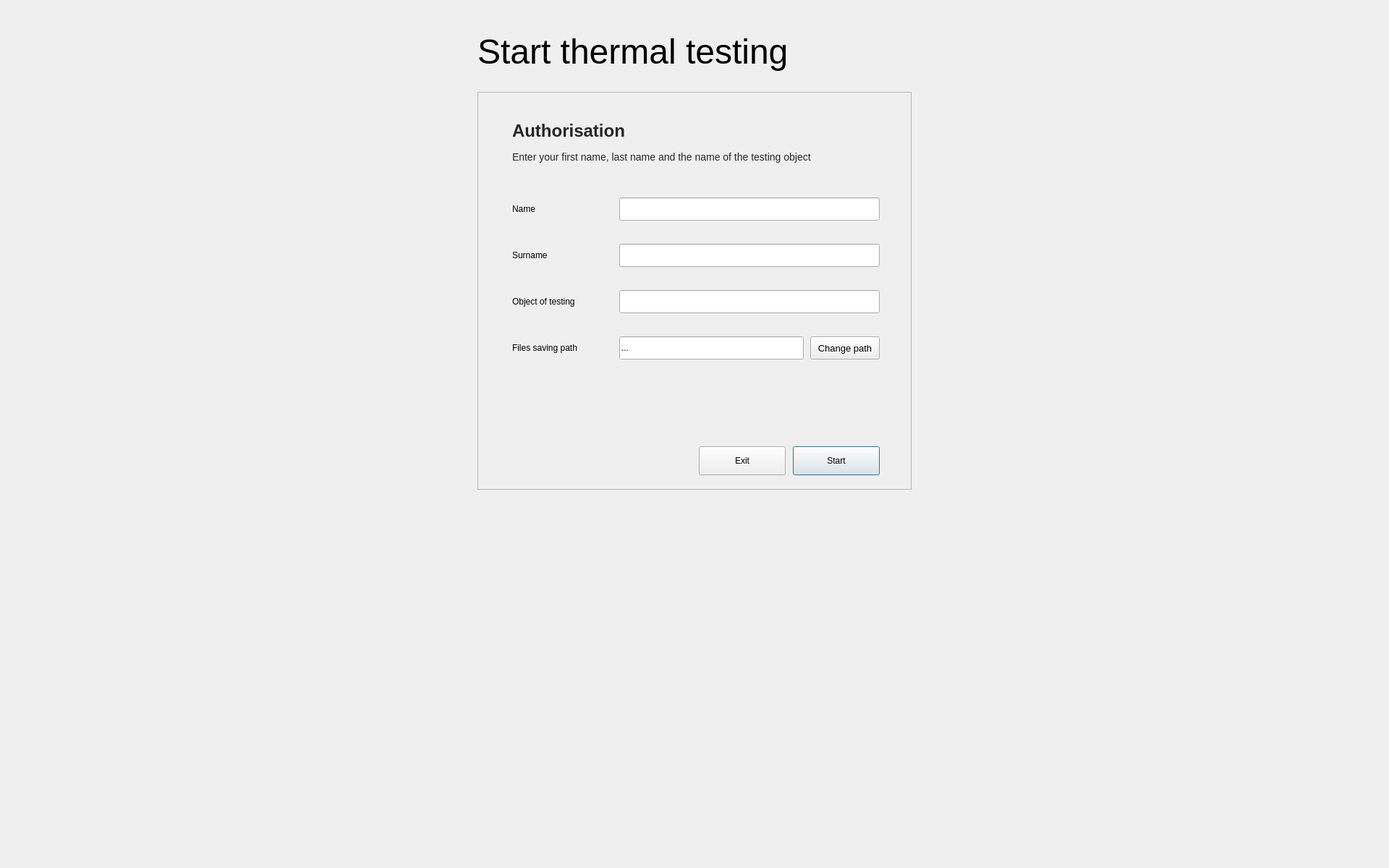
<?xml version="1.0" encoding="UTF-8"?>
<ui version="4.0">
 <class>StartDialog</class>
 <widget class="QDialog" name="StartDialog">
  <property name="windowModality">
   <enum>Qt::ApplicationModal</enum>
  </property>
  <property name="geometry">
   <rect>
    <x>0</x>
    <y>0</y>
    <width>1920</width>
    <height>1200</height>
   </rect>
  </property>
  <property name="sizePolicy">
   <sizepolicy hsizetype="Preferred" vsizetype="Preferred">
    <horstretch>0</horstretch>
    <verstretch>0</verstretch>
   </sizepolicy>
  </property>
  <property name="windowTitle">
   <string>Start thermal testing</string>
  </property>
  <property name="styleSheet">
   <string notr="true"/>
  </property>
  <property name="sizeGripEnabled">
   <bool>false</bool>
  </property>
  <layout class="QHBoxLayout" name="horizontalLayout">
   <item>
    <spacer name="horizontalSpacer">
     <property name="orientation">
      <enum>Qt::Horizontal</enum>
     </property>
     <property name="sizeHint" stdset="0">
      <size>
       <width>641</width>
       <height>20</height>
      </size>
     </property>
    </spacer>
   </item>
   <item>
    <layout class="QVBoxLayout" name="verticalLayout">
     <item>
      <spacer name="verticalSpacer">
       <property name="orientation">
        <enum>Qt::Vertical</enum>
       </property>
       <property name="sizeType">
        <enum>QSizePolicy::Minimum</enum>
       </property>
       <property name="sizeHint" stdset="0">
        <size>
         <width>20</width>
         <height>10</height>
        </size>
       </property>
      </spacer>
     </item>
     <item>
      <widget class="QLabel" name="StartTitle">
       <property name="sizePolicy">
        <sizepolicy hsizetype="Fixed" vsizetype="Fixed">
         <horstretch>0</horstretch>
         <verstretch>0</verstretch>
        </sizepolicy>
       </property>
       <property name="minimumSize">
        <size>
         <width>600</width>
         <height>100</height>
        </size>
       </property>
       <property name="styleSheet">
        <string notr="true">font-size: 36pt;</string>
       </property>
       <property name="text">
        <string>Start thermal testing</string>
       </property>
      </widget>
     </item>
     <item>
      <widget class="QFrame" name="Startframe">
       <property name="sizePolicy">
        <sizepolicy hsizetype="Fixed" vsizetype="Fixed">
         <horstretch>0</horstretch>
         <verstretch>0</verstretch>
        </sizepolicy>
       </property>
       <property name="minimumSize">
        <size>
         <width>600</width>
         <height>550</height>
        </size>
       </property>
       <property name="styleSheet">
        <string notr="true"/>
       </property>
       <property name="frameShape">
        <enum>QFrame::StyledPanel</enum>
       </property>
       <property name="frameShadow">
        <enum>QFrame::Raised</enum>
       </property>
       <widget class="QPushButton" name="StartStartButton">
        <property name="geometry">
         <rect>
          <x>436</x>
          <y>490</y>
          <width>120</width>
          <height>40</height>
         </rect>
        </property>
        <property name="sizePolicy">
         <sizepolicy hsizetype="Fixed" vsizetype="Fixed">
          <horstretch>0</horstretch>
          <verstretch>0</verstretch>
         </sizepolicy>
        </property>
        <property name="styleSheet">
         <string notr="true"/>
        </property>
        <property name="text">
         <string>Start</string>
        </property>
       </widget>
       <widget class="QLabel" name="StartAuthorisationTitle">
        <property name="geometry">
         <rect>
          <x>48</x>
          <y>40</y>
          <width>508</width>
          <height>72</height>
         </rect>
        </property>
        <property name="styleSheet">
         <string notr="true"/>
        </property>
        <property name="text">
         <string>&lt;html&gt;&lt;head/&gt;&lt;body&gt;&lt;p&gt;&lt;span style=&quot; font-size:24px; font-weight:600; color:#252525;&quot;&gt;Authorisation&lt;br/&gt;&lt;/span&gt;&lt;br/&gt;&lt;span style=&quot; font-size:14px; color:#252525;&quot;&gt;Enter your first name, last name and the name of the testing object&lt;br/&gt;&lt;/span&gt;&lt;/p&gt;&lt;/body&gt;&lt;/html&gt;</string>
        </property>
       </widget>
       <widget class="QLineEdit" name="StartNameLineEdit">
        <property name="geometry">
         <rect>
          <x>196</x>
          <y>146</y>
          <width>360</width>
          <height>32</height>
         </rect>
        </property>
        <property name="styleSheet">
         <string notr="true"/>
        </property>
       </widget>
       <widget class="QLineEdit" name="StartSurnameLineEdit">
        <property name="geometry">
         <rect>
          <x>196</x>
          <y>210</y>
          <width>360</width>
          <height>32</height>
         </rect>
        </property>
        <property name="styleSheet">
         <string notr="true"/>
        </property>
       </widget>
       <widget class="QLineEdit" name="StartObjectLineEdit">
        <property name="geometry">
         <rect>
          <x>196</x>
          <y>274</y>
          <width>360</width>
          <height>32</height>
         </rect>
        </property>
        <property name="styleSheet">
         <string notr="true"/>
        </property>
       </widget>
       <widget class="QPushButton" name="StartExitButton">
        <property name="geometry">
         <rect>
          <x>306</x>
          <y>490</y>
          <width>120</width>
          <height>40</height>
         </rect>
        </property>
        <property name="sizePolicy">
         <sizepolicy hsizetype="Fixed" vsizetype="Fixed">
          <horstretch>0</horstretch>
          <verstretch>0</verstretch>
         </sizepolicy>
        </property>
        <property name="styleSheet">
         <string notr="true"/>
        </property>
        <property name="text">
         <string>Exit</string>
        </property>
       </widget>
       <widget class="QLabel" name="StartNameLabel">
        <property name="geometry">
         <rect>
          <x>48</x>
          <y>146</y>
          <width>110</width>
          <height>32</height>
         </rect>
        </property>
        <property name="whatsThis">
         <string>&lt;html&gt;&lt;head/&gt;&lt;body&gt;&lt;p&gt;&lt;br/&gt;&lt;/p&gt;&lt;/body&gt;&lt;/html&gt;</string>
        </property>
        <property name="styleSheet">
         <string notr="true"/>
        </property>
        <property name="text">
         <string>Name</string>
        </property>
       </widget>
       <widget class="QLabel" name="StartSurnameLabel">
        <property name="geometry">
         <rect>
          <x>48</x>
          <y>210</y>
          <width>110</width>
          <height>32</height>
         </rect>
        </property>
        <property name="styleSheet">
         <string notr="true"/>
        </property>
        <property name="text">
         <string>Surname</string>
        </property>
       </widget>
       <widget class="QLabel" name="StartObjectLabel">
        <property name="geometry">
         <rect>
          <x>48</x>
          <y>274</y>
          <width>110</width>
          <height>32</height>
         </rect>
        </property>
        <property name="styleSheet">
         <string notr="true"/>
        </property>
        <property name="text">
         <string>Object of testing</string>
        </property>
       </widget>
       <widget class="QLineEdit" name="StartPathLineEdit">
        <property name="geometry">
         <rect>
          <x>196</x>
          <y>338</y>
          <width>255</width>
          <height>32</height>
         </rect>
        </property>
        <property name="acceptDrops">
         <bool>false</bool>
        </property>
        <property name="styleSheet">
         <string notr="true"/>
        </property>
        <property name="text">
         <string>...</string>
        </property>
        <property name="frame">
         <bool>true</bool>
        </property>
        <property name="readOnly">
         <bool>true</bool>
        </property>
       </widget>
       <widget class="QLabel" name="StartPathLabel">
        <property name="geometry">
         <rect>
          <x>48</x>
          <y>338</y>
          <width>110</width>
          <height>32</height>
         </rect>
        </property>
        <property name="styleSheet">
         <string notr="true"/>
        </property>
        <property name="text">
         <string>Files saving path</string>
        </property>
       </widget>
       <widget class="QPushButton" name="StartChangePathButton">
        <property name="geometry">
         <rect>
          <x>460</x>
          <y>338</y>
          <width>96</width>
          <height>32</height>
         </rect>
        </property>
        <property name="sizePolicy">
         <sizepolicy hsizetype="Fixed" vsizetype="Fixed">
          <horstretch>0</horstretch>
          <verstretch>0</verstretch>
         </sizepolicy>
        </property>
        <property name="styleSheet">
         <string notr="true">font-size: 13px;</string>
        </property>
        <property name="text">
         <string>Change path</string>
        </property>
       </widget>
       <zorder>StartNameLabel</zorder>
       <zorder>StartStartButton</zorder>
       <zorder>StartAuthorisationTitle</zorder>
       <zorder>StartNameLineEdit</zorder>
       <zorder>StartSurnameLineEdit</zorder>
       <zorder>StartObjectLineEdit</zorder>
       <zorder>StartExitButton</zorder>
       <zorder>StartSurnameLabel</zorder>
       <zorder>StartObjectLabel</zorder>
       <zorder>StartPathLineEdit</zorder>
       <zorder>StartPathLabel</zorder>
       <zorder>StartChangePathButton</zorder>
      </widget>
     </item>
     <item>
      <spacer name="verticalSpacer_2">
       <property name="orientation">
        <enum>Qt::Vertical</enum>
       </property>
       <property name="sizeHint" stdset="0">
        <size>
         <width>20</width>
         <height>40</height>
        </size>
       </property>
      </spacer>
     </item>
    </layout>
   </item>
   <item>
    <spacer name="horizontalSpacer_2">
     <property name="orientation">
      <enum>Qt::Horizontal</enum>
     </property>
     <property name="sizeHint" stdset="0">
      <size>
       <width>641</width>
       <height>20</height>
      </size>
     </property>
    </spacer>
   </item>
  </layout>
 </widget>
 <resources>
  <include location="res_rs.qrc"/>
 </resources>
 <connections/>
</ui>
